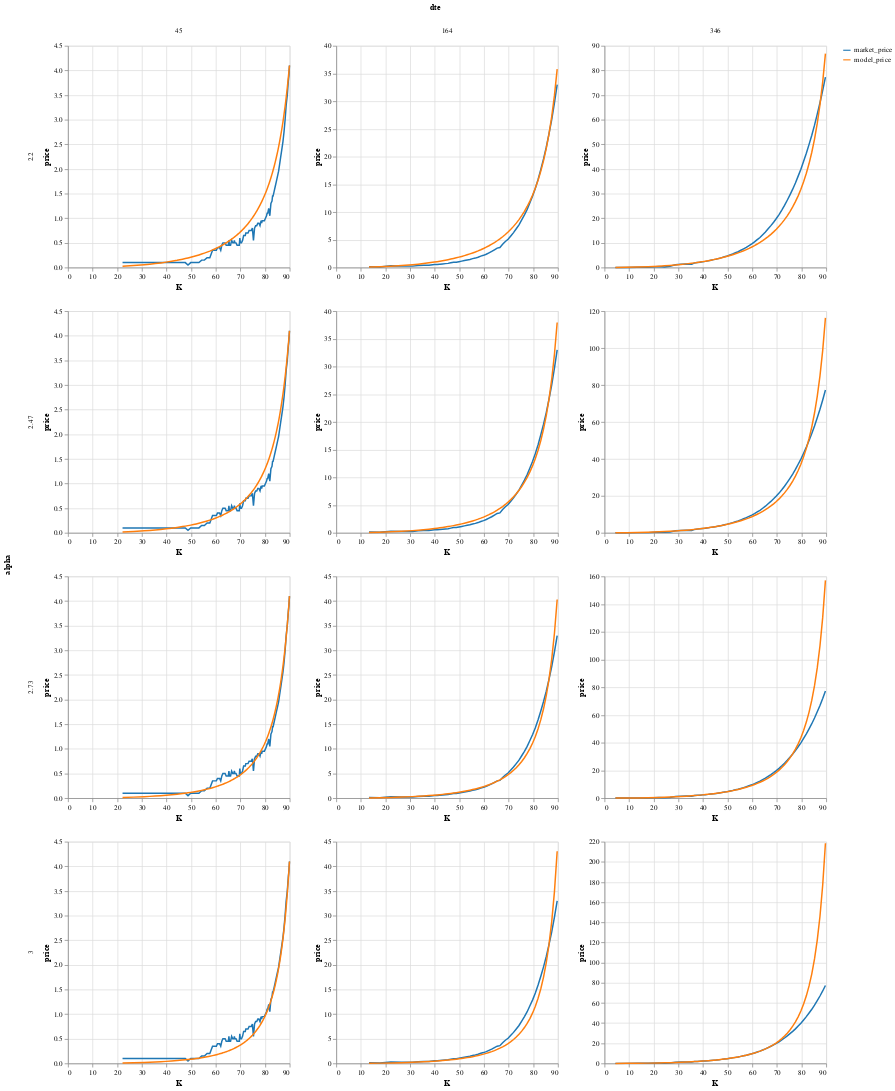

The cell this chart's notebook holds for it:
### Code cell
puts_df |> @vlplot(:line, x=:K, y={"value:Q", title="price"},
                    transform=[{fold=[:market_price, :model_price]}],
                    color={"key:O", title="", scale={scheme="category10"}},
                    row={"alpha:O"},
                    column="dte:O",
                    resolve={scale={y="independent"}, axis={x="independent"}},
                    width=300,
                    height=300)

### Figure 1 — Vega-Lite specification as saved in the notebook (floating-point values rounded to 4 significant figures; data arrays with more than 128 entries replaced by an {"elided": "..."} marker saying what was removed)
{"data": {"values": {"elided": "872 records"}}, "encoding": {"color": {"field": "key", "scale": {"scheme": "category10"}, "title": "", "type": "ordinal"}, "column": {"field": "dte", "type": "ordinal"}, "row": {"field": "alpha", "type": "ordinal"}, "x": {"field": "K", "type": "quantitative"}, "y": {"field": "value", "title": "price", "type": "quantitative"}}, "height": 300, "mark": "line", "resolve": {"axis": {"x": "independent"}, "scale": {"y": "independent"}}, "transform": [{"fold": ["market_price", "model_price"]}], "width": 300}
